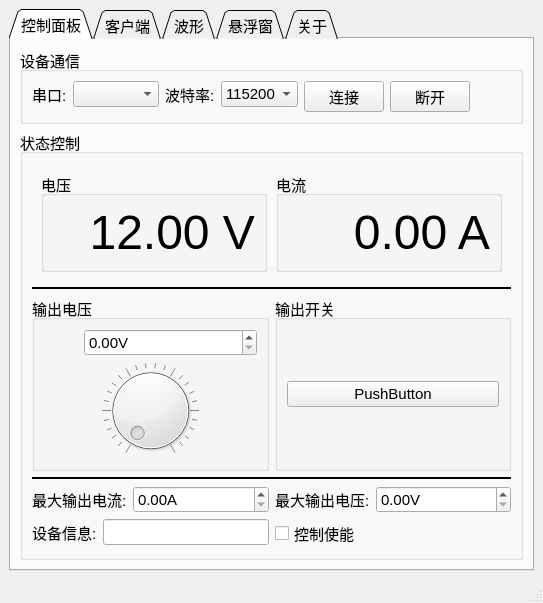
<?xml version="1.0" encoding="UTF-8"?>
<ui version="4.0">
 <class>MainWindow</class>
 <widget class="QMainWindow" name="MainWindow">
  <property name="geometry">
   <rect>
    <x>0</x>
    <y>0</y>
    <width>543</width>
    <height>603</height>
   </rect>
  </property>
  <property name="font">
   <font>
    <pointsize>11</pointsize>
   </font>
  </property>
  <property name="windowTitle">
   <string>MainWindow</string>
  </property>
  <widget class="QWidget" name="centralwidget">
   <layout class="QHBoxLayout" name="horizontalLayout_11">
    <item>
     <widget class="QTabWidget" name="tabWidget">
      <property name="tabPosition">
       <enum>QTabWidget::North</enum>
      </property>
      <property name="tabShape">
       <enum>QTabWidget::Triangular</enum>
      </property>
      <property name="currentIndex">
       <number>0</number>
      </property>
      <widget class="QWidget" name="tab">
       <attribute name="title">
        <string>控制面板</string>
       </attribute>
       <layout class="QVBoxLayout" name="verticalLayout_5" stretch="0,1">
        <item>
         <widget class="QGroupBox" name="groupBox">
          <property name="title">
           <string>设备通信</string>
          </property>
          <layout class="QHBoxLayout" name="horizontalLayout">
           <item>
            <layout class="QFormLayout" name="formLayout_2">
             <item row="0" column="0">
              <widget class="QLabel" name="label">
               <property name="text">
                <string>串口:</string>
               </property>
              </widget>
             </item>
             <item row="0" column="1">
              <widget class="QComboBox" name="comboBox"/>
             </item>
            </layout>
           </item>
           <item>
            <layout class="QFormLayout" name="formLayout">
             <item row="0" column="0">
              <widget class="QLabel" name="label_2">
               <property name="text">
                <string>波特率:</string>
               </property>
              </widget>
             </item>
             <item row="0" column="1">
              <widget class="QComboBox" name="comboBox_2">
               <property name="currentIndex">
                <number>3</number>
               </property>
               <item>
                <property name="text">
                 <string>9600</string>
                </property>
               </item>
               <item>
                <property name="text">
                 <string>19200</string>
                </property>
               </item>
               <item>
                <property name="text">
                 <string>38400</string>
                </property>
               </item>
               <item>
                <property name="text">
                 <string>115200</string>
                </property>
               </item>
              </widget>
             </item>
            </layout>
           </item>
           <item>
            <widget class="QPushButton" name="pushButton">
             <property name="text">
              <string>连接</string>
             </property>
             <property name="checkable">
              <bool>true</bool>
             </property>
             <property name="autoExclusive">
              <bool>true</bool>
             </property>
            </widget>
           </item>
           <item>
            <widget class="QPushButton" name="pushButton_2">
             <property name="text">
              <string>断开</string>
             </property>
             <property name="checkable">
              <bool>true</bool>
             </property>
             <property name="autoExclusive">
              <bool>true</bool>
             </property>
            </widget>
           </item>
           <item>
            <spacer name="horizontalSpacer_2">
             <property name="orientation">
              <enum>Qt::Horizontal</enum>
             </property>
             <property name="sizeHint" stdset="0">
              <size>
               <width>40</width>
               <height>20</height>
              </size>
             </property>
            </spacer>
           </item>
          </layout>
         </widget>
        </item>
        <item>
         <widget class="QGroupBox" name="groupBox_2">
          <property name="title">
           <string>状态控制</string>
          </property>
          <layout class="QVBoxLayout" name="verticalLayout_4" stretch="1,0,2,0,0,0">
           <item>
            <layout class="QHBoxLayout" name="horizontalLayout_3">
             <property name="spacing">
              <number>9</number>
             </property>
             <property name="leftMargin">
              <number>9</number>
             </property>
             <property name="topMargin">
              <number>9</number>
             </property>
             <property name="rightMargin">
              <number>9</number>
             </property>
             <property name="bottomMargin">
              <number>9</number>
             </property>
             <item>
              <widget class="QGroupBox" name="groupBox_4">
               <property name="title">
                <string>电压</string>
               </property>
               <layout class="QHBoxLayout" name="horizontalLayout_8">
                <item>
                 <widget class="QLabel" name="label_3">
                  <property name="font">
                   <font>
                    <pointsize>36</pointsize>
                   </font>
                  </property>
                  <property name="toolTip">
                   <string>当前电压</string>
                  </property>
                  <property name="frameShape">
                   <enum>QFrame::NoFrame</enum>
                  </property>
                  <property name="text">
                   <string>12.00 V</string>
                  </property>
                  <property name="alignment">
                   <set>Qt::AlignRight|Qt::AlignTrailing|Qt::AlignVCenter</set>
                  </property>
                 </widget>
                </item>
               </layout>
              </widget>
             </item>
             <item>
              <widget class="QGroupBox" name="groupBox_3">
               <property name="title">
                <string>电流</string>
               </property>
               <layout class="QHBoxLayout" name="horizontalLayout_7">
                <item>
                 <widget class="QLabel" name="label_4">
                  <property name="font">
                   <font>
                    <pointsize>36</pointsize>
                   </font>
                  </property>
                  <property name="toolTip">
                   <string>当前电流</string>
                  </property>
                  <property name="frameShape">
                   <enum>QFrame::NoFrame</enum>
                  </property>
                  <property name="text">
                   <string>0.00 A</string>
                  </property>
                  <property name="alignment">
                   <set>Qt::AlignRight|Qt::AlignTrailing|Qt::AlignVCenter</set>
                  </property>
                 </widget>
                </item>
               </layout>
              </widget>
             </item>
            </layout>
           </item>
           <item>
            <widget class="Line" name="line_2">
             <property name="frameShadow">
              <enum>QFrame::Plain</enum>
             </property>
             <property name="lineWidth">
              <number>2</number>
             </property>
             <property name="orientation">
              <enum>Qt::Horizontal</enum>
             </property>
            </widget>
           </item>
           <item>
            <layout class="QHBoxLayout" name="horizontalLayout_4">
             <item>
              <widget class="QGroupBox" name="">
               <property name="title">
                <string>输出电压</string>
               </property>
               <layout class="QVBoxLayout" name="verticalLayout_2">
                <item>
                 <layout class="QHBoxLayout" name="horizontalLayout_2">
                  <item>
                   <spacer name="horizontalSpacer">
                    <property name="orientation">
                     <enum>Qt::Horizontal</enum>
                    </property>
                    <property name="sizeType">
                     <enum>QSizePolicy::Preferred</enum>
                    </property>
                    <property name="sizeHint" stdset="0">
                     <size>
                      <width>40</width>
                      <height>20</height>
                     </size>
                    </property>
                   </spacer>
                  </item>
                  <item>
                   <widget class="QDoubleSpinBox" name="doubleSpinBox">
                    <property name="suffix">
                     <string>V</string>
                    </property>
                   </widget>
                  </item>
                 </layout>
                </item>
                <item>
                 <widget class="QDial" name="dial">
                  <property name="notchesVisible">
                   <bool>true</bool>
                  </property>
                 </widget>
                </item>
               </layout>
              </widget>
             </item>
             <item>
              <widget class="QGroupBox" name="">
               <property name="title">
                <string>输出开关</string>
               </property>
               <layout class="QVBoxLayout" name="verticalLayout_3">
                <item>
                 <widget class="QPushButton" name="pushButton_3">
                  <property name="text">
                   <string>PushButton</string>
                  </property>
                 </widget>
                </item>
               </layout>
              </widget>
             </item>
            </layout>
           </item>
           <item>
            <widget class="Line" name="line">
             <property name="frameShadow">
              <enum>QFrame::Plain</enum>
             </property>
             <property name="lineWidth">
              <number>2</number>
             </property>
             <property name="orientation">
              <enum>Qt::Horizontal</enum>
             </property>
            </widget>
           </item>
           <item>
            <layout class="QHBoxLayout" name="horizontalLayout_5">
             <item>
              <layout class="QFormLayout" name="formLayout_4">
               <item row="0" column="0">
                <widget class="QLabel" name="label_9">
                 <property name="text">
                  <string>最大输出电流:</string>
                 </property>
                </widget>
               </item>
               <item row="0" column="1">
                <widget class="QDoubleSpinBox" name="doubleSpinBox_3">
                 <property name="suffix">
                  <string>A</string>
                 </property>
                </widget>
               </item>
              </layout>
             </item>
             <item>
              <layout class="QFormLayout" name="formLayout_3">
               <item row="0" column="0">
                <widget class="QLabel" name="label_8">
                 <property name="text">
                  <string>最大输出电压:</string>
                 </property>
                </widget>
               </item>
               <item row="0" column="1">
                <widget class="QDoubleSpinBox" name="doubleSpinBox_2">
                 <property name="suffix">
                  <string>V</string>
                 </property>
                </widget>
               </item>
              </layout>
             </item>
            </layout>
           </item>
           <item>
            <layout class="QHBoxLayout" name="horizontalLayout_6">
             <item>
              <layout class="QFormLayout" name="formLayout_6">
               <item row="0" column="0">
                <widget class="QLabel" name="label_7">
                 <property name="text">
                  <string>设备信息:</string>
                 </property>
                </widget>
               </item>
               <item row="0" column="1">
                <widget class="QLineEdit" name="lineEdit">
                 <property name="sizePolicy">
                  <sizepolicy hsizetype="Preferred" vsizetype="Fixed">
                   <horstretch>0</horstretch>
                   <verstretch>0</verstretch>
                  </sizepolicy>
                 </property>
                </widget>
               </item>
              </layout>
             </item>
             <item>
              <widget class="QCheckBox" name="checkBox">
               <property name="text">
                <string>控制使能</string>
               </property>
              </widget>
             </item>
            </layout>
           </item>
          </layout>
         </widget>
        </item>
       </layout>
      </widget>
      <widget class="QWidget" name="tab_2">
       <attribute name="title">
        <string>客户端</string>
       </attribute>
      </widget>
      <widget class="QWidget" name="tab_3">
       <attribute name="title">
        <string>波形</string>
       </attribute>
      </widget>
      <widget class="QWidget" name="tab_5">
       <attribute name="title">
        <string>悬浮窗</string>
       </attribute>
       <widget class="QGroupBox" name="groupBox_5">
        <property name="geometry">
         <rect>
          <x>20</x>
          <y>36</y>
          <width>491</width>
          <height>251</height>
         </rect>
        </property>
        <property name="title">
         <string>传统悬浮窗</string>
        </property>
        <property name="checkable">
         <bool>true</bool>
        </property>
        <property name="checked">
         <bool>false</bool>
        </property>
        <widget class="QGroupBox" name="groupBox_6">
         <property name="geometry">
          <rect>
           <x>10</x>
           <y>29</y>
           <width>223</width>
           <height>128</height>
          </rect>
         </property>
         <property name="title">
          <string>电压</string>
         </property>
         <layout class="QFormLayout" name="formLayout_7">
          <item row="0" column="0">
           <widget class="QLabel" name="label_5">
            <property name="text">
             <string>字体大小</string>
            </property>
           </widget>
          </item>
          <item row="0" column="1">
           <widget class="QSpinBox" name="spinBox"/>
          </item>
          <item row="1" column="0">
           <widget class="QLabel" name="label_6">
            <property name="text">
             <string>字体</string>
            </property>
           </widget>
          </item>
          <item row="1" column="1">
           <widget class="QFontComboBox" name="fontComboBox"/>
          </item>
          <item row="2" column="0">
           <widget class="QLabel" name="label_10">
            <property name="text">
             <string>字体颜色</string>
            </property>
           </widget>
          </item>
          <item row="2" column="1">
           <widget class="QPushButton" name="pushButton_4">
            <property name="text">
             <string>颜色</string>
            </property>
           </widget>
          </item>
         </layout>
        </widget>
        <widget class="QGroupBox" name="groupBox_7">
         <property name="geometry">
          <rect>
           <x>239</x>
           <y>29</y>
           <width>222</width>
           <height>128</height>
          </rect>
         </property>
         <property name="title">
          <string>电流</string>
         </property>
         <layout class="QFormLayout" name="formLayout_9">
          <item row="0" column="0">
           <widget class="QLabel" name="label_14">
            <property name="text">
             <string>字体大小</string>
            </property>
           </widget>
          </item>
          <item row="0" column="1">
           <widget class="QSpinBox" name="spinBox_3"/>
          </item>
          <item row="1" column="0">
           <widget class="QLabel" name="label_15">
            <property name="text">
             <string>字体</string>
            </property>
           </widget>
          </item>
          <item row="1" column="1">
           <widget class="QFontComboBox" name="fontComboBox_3"/>
          </item>
          <item row="2" column="0">
           <widget class="QLabel" name="label_16">
            <property name="text">
             <string>字体颜色</string>
            </property>
           </widget>
          </item>
          <item row="2" column="1">
           <widget class="QPushButton" name="pushButton_6">
            <property name="text">
             <string>颜色</string>
            </property>
           </widget>
          </item>
         </layout>
        </widget>
        <widget class="QLabel" name="label_17">
         <property name="geometry">
          <rect>
           <x>30</x>
           <y>180</y>
           <width>54</width>
           <height>16</height>
          </rect>
         </property>
         <property name="text">
          <string>透明度</string>
         </property>
        </widget>
        <widget class="QSlider" name="horizontalSlider">
         <property name="geometry">
          <rect>
           <x>100</x>
           <y>180</y>
           <width>160</width>
           <height>18</height>
          </rect>
         </property>
         <property name="orientation">
          <enum>Qt::Horizontal</enum>
         </property>
        </widget>
        <widget class="QLabel" name="label_18">
         <property name="geometry">
          <rect>
           <x>30</x>
           <y>210</y>
           <width>54</width>
           <height>16</height>
          </rect>
         </property>
         <property name="text">
          <string>背景颜色</string>
         </property>
        </widget>
        <widget class="QPushButton" name="pushButton_7">
         <property name="geometry">
          <rect>
           <x>110</x>
           <y>200</y>
           <width>137</width>
           <height>28</height>
          </rect>
         </property>
         <property name="text">
          <string>颜色</string>
         </property>
        </widget>
       </widget>
      </widget>
      <widget class="QWidget" name="tab_4">
       <attribute name="title">
        <string>关于</string>
       </attribute>
      </widget>
     </widget>
    </item>
   </layout>
  </widget>
  <widget class="QStatusBar" name="statusbar"/>
 </widget>
 <resources/>
 <connections/>
</ui>
